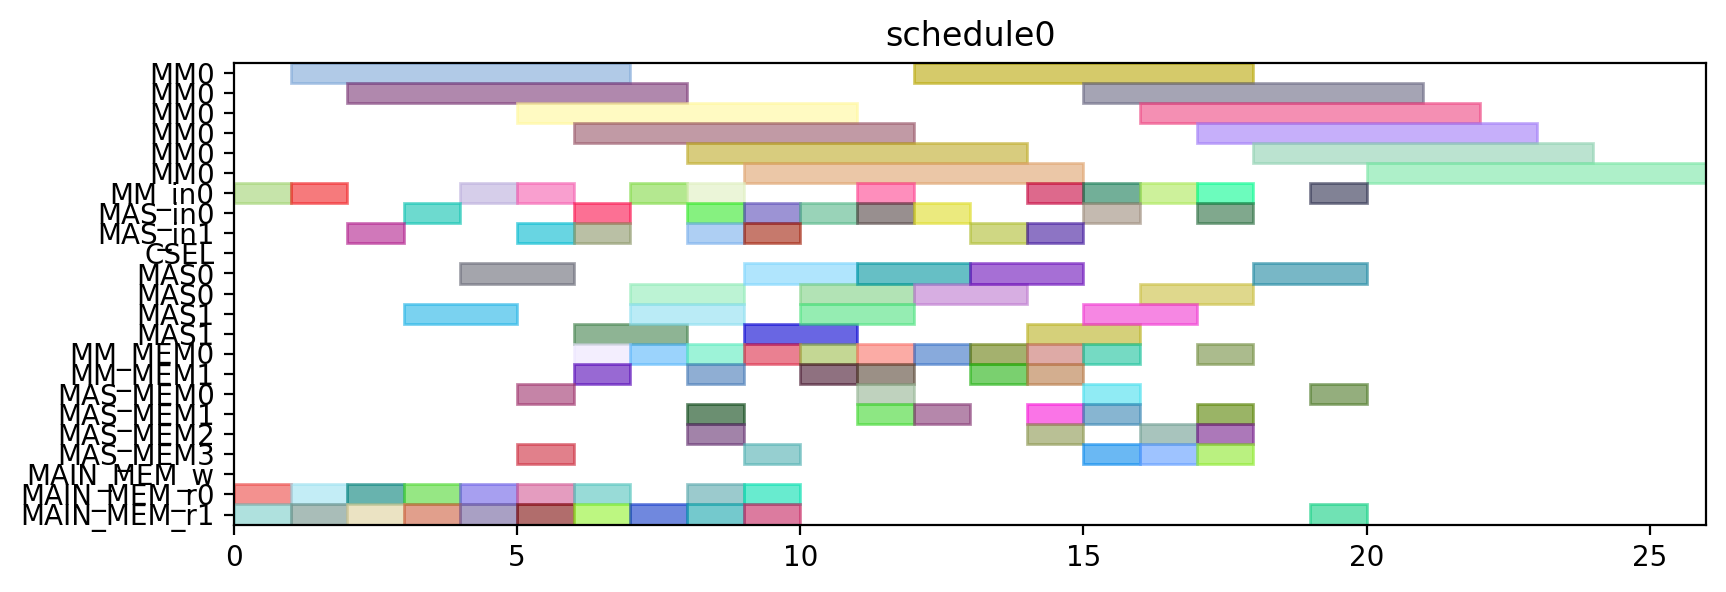

Write the Python code that produced this figure.
from pyschedule import Scenario, solvers, plotters, alt


def solve():
	horizon = 120
	S = Scenario("schedule0", horizon=horizon)

	# resource
	MM = S.Resources('MM', num=1, size=6)
	MM_in = S.Resources('MM_in', num=1)
	MAS_in = S.Resources('MAS_in', num=2)
	CSEL = S.Resource('CSEL')
	MAS = S.Resources('MAS', num=2, size=2, periods=range(1, horizon))
	MM_MEM = S.Resources('MM_MEM', num=2)
	MAS_MEM = S.Resources('MAS_MEM', num=4)
	MAIN_MEM_w = S.Resource('MAIN_MEM_w', size=1)
	MAIN_MEM_r = S.Resources('MAIN_MEM_r', num=2)

	# result of previous scheduling

	# new tasks
	t0 = S.Task('t0', length=6, delay_cost=1)
	t0 += alt(MM)
	t0_in = S.Task('t0_in', length=1, delay_cost=1)
	t0_in += alt(MM_in)
	S += t0_in*MM_in[0]<=t0*MM[0]
	t0_mem0 = S.Task('t0_mem0', length=1, delay_cost=1)
	t0_mem0 += MAIN_MEM_r[0]
	S += t0_mem0 <= t0

	t0_mem1 = S.Task('t0_mem1', length=1, delay_cost=1)
	t0_mem1 += MAIN_MEM_r[1]
	S += t0_mem1 <= t0

	t1 = S.Task('t1', length=6, delay_cost=1)
	t1 += alt(MM)
	t1_in = S.Task('t1_in', length=1, delay_cost=1)
	t1_in += alt(MM_in)
	S += t1_in*MM_in[0]<=t1*MM[0]
	t1_mem0 = S.Task('t1_mem0', length=1, delay_cost=1)
	t1_mem0 += MAIN_MEM_r[0]
	S += t1_mem0 <= t1

	t1_mem1 = S.Task('t1_mem1', length=1, delay_cost=1)
	t1_mem1 += MAIN_MEM_r[1]
	S += t1_mem1 <= t1

	t2 = S.Task('t2', length=6, delay_cost=1)
	t2 += alt(MM)
	t2_in = S.Task('t2_in', length=1, delay_cost=1)
	t2_in += alt(MM_in)
	S += t2_in*MM_in[0]<=t2*MM[0]
	t2_mem0 = S.Task('t2_mem0', length=1, delay_cost=1)
	t2_mem0 += MAIN_MEM_r[0]
	S += t2_mem0 <= t2

	t2_mem1 = S.Task('t2_mem1', length=1, delay_cost=1)
	t2_mem1 += MAIN_MEM_r[1]
	S += t2_mem1 <= t2

	t3 = S.Task('t3', length=2, delay_cost=1)
	t3 += alt(MAS)
	t3_in = S.Task('t3_in', length=1, delay_cost=1)
	t3_in += alt(MAS_in)
	S += t3_in*MAS_in[0]<=t3*MAS[0]

	S += t3_in*MAS_in[1]<=t3*MAS[1]

	t3_mem0 = S.Task('t3_mem0', length=1, delay_cost=1)
	t3_mem0 += MAIN_MEM_r[0]
	S += t3_mem0 <= t3

	t3_mem1 = S.Task('t3_mem1', length=1, delay_cost=1)
	t3_mem1 += MAIN_MEM_r[1]
	S += t3_mem1 <= t3

	t4 = S.Task('t4', length=2, delay_cost=1)
	t4 += alt(MAS)
	t4_in = S.Task('t4_in', length=1, delay_cost=1)
	t4_in += alt(MAS_in)
	S += t4_in*MAS_in[0]<=t4*MAS[0]

	S += t4_in*MAS_in[1]<=t4*MAS[1]

	t4_mem0 = S.Task('t4_mem0', length=1, delay_cost=1)
	t4_mem0 += MAIN_MEM_r[0]
	S += t4_mem0 <= t4

	t4_mem1 = S.Task('t4_mem1', length=1, delay_cost=1)
	t4_mem1 += MAIN_MEM_r[1]
	S += t4_mem1 <= t4

	t8 = S.Task('t8', length=2, delay_cost=1)
	t8 += alt(MAS)
	t8_in = S.Task('t8_in', length=1, delay_cost=1)
	t8_in += alt(MAS_in)
	S += t8_in*MAS_in[0]<=t8*MAS[0]

	S += t8_in*MAS_in[1]<=t8*MAS[1]

	t8_mem0 = S.Task('t8_mem0', length=1, delay_cost=1)
	t8_mem0 += MAIN_MEM_r[0]
	S += t8_mem0 <= t8

	t8_mem1 = S.Task('t8_mem1', length=1, delay_cost=1)
	t8_mem1 += MAIN_MEM_r[1]
	S += t8_mem1 <= t8

	t9 = S.Task('t9', length=2, delay_cost=1)
	t9 += alt(MAS)
	t9_in = S.Task('t9_in', length=1, delay_cost=1)
	t9_in += alt(MAS_in)
	S += t9_in*MAS_in[0]<=t9*MAS[0]

	S += t9_in*MAS_in[1]<=t9*MAS[1]

	t9_mem0 = S.Task('t9_mem0', length=1, delay_cost=1)
	t9_mem0 += MAIN_MEM_r[0]
	S += t9_mem0 <= t9

	t9_mem1 = S.Task('t9_mem1', length=1, delay_cost=1)
	t9_mem1 += MAIN_MEM_r[1]
	S += t9_mem1 <= t9

	t13 = S.Task('t13', length=2, delay_cost=1)
	t13 += alt(MAS)
	t13_in = S.Task('t13_in', length=1, delay_cost=1)
	t13_in += alt(MAS_in)
	S += t13_in*MAS_in[0]<=t13*MAS[0]

	S += t13_in*MAS_in[1]<=t13*MAS[1]

	t13_mem0 = S.Task('t13_mem0', length=1, delay_cost=1)
	t13_mem0 += MAIN_MEM_r[0]
	S += t13_mem0 <= t13

	t13_mem1 = S.Task('t13_mem1', length=1, delay_cost=1)
	t13_mem1 += MAIN_MEM_r[1]
	S += t13_mem1 <= t13

	t14 = S.Task('t14', length=2, delay_cost=1)
	t14 += alt(MAS)
	t14_in = S.Task('t14_in', length=1, delay_cost=1)
	t14_in += alt(MAS_in)
	S += t14_in*MAS_in[0]<=t14*MAS[0]

	S += t14_in*MAS_in[1]<=t14*MAS[1]

	t14_mem0 = S.Task('t14_mem0', length=1, delay_cost=1)
	t14_mem0 += MAIN_MEM_r[0]
	S += t14_mem0 <= t14

	t14_mem1 = S.Task('t14_mem1', length=1, delay_cost=1)
	t14_mem1 += MAIN_MEM_r[1]
	S += t14_mem1 <= t14

	t5 = S.Task('t5', length=6, delay_cost=1)
	t5 += alt(MM)
	t5_in = S.Task('t5_in', length=1, delay_cost=1)
	t5_in += alt(MM_in)
	S += t5_in*MM_in[0]<=t5*MM[0]
	t5_mem0 = S.Task('t5_mem0', length=1, delay_cost=1)
	t5_mem0 += alt(MAS_MEM)
	S += (t3*MAS[0])-1 < t5_mem0*MAS_MEM[0]
	S += (t3*MAS[1])-1 < t5_mem0*MAS_MEM[2]
	S += t5_mem0 <= t5

	t5_mem1 = S.Task('t5_mem1', length=1, delay_cost=1)
	t5_mem1 += alt(MAS_MEM)
	S += (t4*MAS[0])-1 < t5_mem1*MAS_MEM[1]
	S += (t4*MAS[1])-1 < t5_mem1*MAS_MEM[3]
	S += t5_mem1 <= t5

	t6 = S.Task('t6', length=2, delay_cost=1)
	t6 += alt(MAS)
	t6_in = S.Task('t6_in', length=1, delay_cost=1)
	t6_in += alt(MAS_in)
	S += t6_in*MAS_in[0]<=t6*MAS[0]

	S += t6_in*MAS_in[1]<=t6*MAS[1]

	t6_mem0 = S.Task('t6_mem0', length=1, delay_cost=1)
	t6_mem0 += alt(MM_MEM)
	S += (t0*MM[0])-1 < t6_mem0*MM_MEM[0]
	S += t6_mem0 <= t6

	t6_mem1 = S.Task('t6_mem1', length=1, delay_cost=1)
	t6_mem1 += alt(MM_MEM)
	S += (t1*MM[0])-1 < t6_mem1*MM_MEM[1]
	S += t6_mem1 <= t6

	t10 = S.Task('t10', length=6, delay_cost=1)
	t10 += alt(MM)
	t10_in = S.Task('t10_in', length=1, delay_cost=1)
	t10_in += alt(MM_in)
	S += t10_in*MM_in[0]<=t10*MM[0]
	t10_mem0 = S.Task('t10_mem0', length=1, delay_cost=1)
	t10_mem0 += alt(MAS_MEM)
	S += (t8*MAS[0])-1 < t10_mem0*MAS_MEM[0]
	S += (t8*MAS[1])-1 < t10_mem0*MAS_MEM[2]
	S += t10_mem0 <= t10

	t10_mem1 = S.Task('t10_mem1', length=1, delay_cost=1)
	t10_mem1 += alt(MAS_MEM)
	S += (t9*MAS[0])-1 < t10_mem1*MAS_MEM[1]
	S += (t9*MAS[1])-1 < t10_mem1*MAS_MEM[3]
	S += t10_mem1 <= t10

	t11 = S.Task('t11', length=2, delay_cost=1)
	t11 += alt(MAS)
	t11_in = S.Task('t11_in', length=1, delay_cost=1)
	t11_in += alt(MAS_in)
	S += t11_in*MAS_in[0]<=t11*MAS[0]

	S += t11_in*MAS_in[1]<=t11*MAS[1]

	t11_mem0 = S.Task('t11_mem0', length=1, delay_cost=1)
	t11_mem0 += alt(MM_MEM)
	S += (t1*MM[0])-1 < t11_mem0*MM_MEM[0]
	S += t11_mem0 <= t11

	t11_mem1 = S.Task('t11_mem1', length=1, delay_cost=1)
	t11_mem1 += alt(MM_MEM)
	S += (t2*MM[0])-1 < t11_mem1*MM_MEM[1]
	S += t11_mem1 <= t11

	t15 = S.Task('t15', length=6, delay_cost=1)
	t15 += alt(MM)
	t15_in = S.Task('t15_in', length=1, delay_cost=1)
	t15_in += alt(MM_in)
	S += t15_in*MM_in[0]<=t15*MM[0]
	t15_mem0 = S.Task('t15_mem0', length=1, delay_cost=1)
	t15_mem0 += alt(MAS_MEM)
	S += (t13*MAS[0])-1 < t15_mem0*MAS_MEM[0]
	S += (t13*MAS[1])-1 < t15_mem0*MAS_MEM[2]
	S += t15_mem0 <= t15

	t15_mem1 = S.Task('t15_mem1', length=1, delay_cost=1)
	t15_mem1 += alt(MAS_MEM)
	S += (t14*MAS[0])-1 < t15_mem1*MAS_MEM[1]
	S += (t14*MAS[1])-1 < t15_mem1*MAS_MEM[3]
	S += t15_mem1 <= t15

	t16 = S.Task('t16', length=2, delay_cost=1)
	t16 += alt(MAS)
	t16_in = S.Task('t16_in', length=1, delay_cost=1)
	t16_in += alt(MAS_in)
	S += t16_in*MAS_in[0]<=t16*MAS[0]

	S += t16_in*MAS_in[1]<=t16*MAS[1]

	t16_mem0 = S.Task('t16_mem0', length=1, delay_cost=1)
	t16_mem0 += alt(MM_MEM)
	S += (t0*MM[0])-1 < t16_mem0*MM_MEM[0]
	S += t16_mem0 <= t16

	t16_mem1 = S.Task('t16_mem1', length=1, delay_cost=1)
	t16_mem1 += alt(MM_MEM)
	S += (t2*MM[0])-1 < t16_mem1*MM_MEM[1]
	S += t16_mem1 <= t16

	t18 = S.Task('t18', length=2, delay_cost=1)
	t18 += alt(MAS)
	t18_in = S.Task('t18_in', length=1, delay_cost=1)
	t18_in += alt(MAS_in)
	S += t18_in*MAS_in[0]<=t18*MAS[0]

	S += t18_in*MAS_in[1]<=t18*MAS[1]

	t18_mem0 = S.Task('t18_mem0', length=1, delay_cost=1)
	t18_mem0 += alt(MM_MEM)
	S += (t0*MM[0])-1 < t18_mem0*MM_MEM[0]
	S += t18_mem0 <= t18

	t18_mem1 = S.Task('t18_mem1', length=1, delay_cost=1)
	t18_mem1 += alt(MM_MEM)
	S += (t0*MM[0])-1 < t18_mem1*MM_MEM[1]
	S += t18_mem1 <= t18

	t20 = S.Task('t20', length=6, delay_cost=1)
	t20 += alt(MM)
	t20_in = S.Task('t20_in', length=1, delay_cost=1)
	t20_in += alt(MM_in)
	S += t20_in*MM_in[0]<=t20*MM[0]
	t20_mem0 = S.Task('t20_mem0', length=1, delay_cost=1)
	t20_mem0 += alt(MM_MEM)
	S += (t2*MM[0])-1 < t20_mem0*MM_MEM[0]
	S += t20_mem0 <= t20

	t20_mem1 = S.Task('t20_mem1', length=1, delay_cost=1)
	t20_mem1 += MAIN_MEM_r[1]
	S += t20_mem1 <= t20

	t7 = S.Task('t7', length=2, delay_cost=1)
	t7 += alt(MAS)
	t7_in = S.Task('t7_in', length=1, delay_cost=1)
	t7_in += alt(MAS_in)
	S += t7_in*MAS_in[0]<=t7*MAS[0]

	S += t7_in*MAS_in[1]<=t7*MAS[1]

	t7_mem0 = S.Task('t7_mem0', length=1, delay_cost=1)
	t7_mem0 += alt(MM_MEM)
	S += (t5*MM[0])-1 < t7_mem0*MM_MEM[0]
	S += t7_mem0 <= t7

	t7_mem1 = S.Task('t7_mem1', length=1, delay_cost=1)
	t7_mem1 += alt(MAS_MEM)
	S += (t6*MAS[0])-1 < t7_mem1*MAS_MEM[1]
	S += (t6*MAS[1])-1 < t7_mem1*MAS_MEM[3]
	S += t7_mem1 <= t7

	t12 = S.Task('t12', length=2, delay_cost=1)
	t12 += alt(MAS)
	t12_in = S.Task('t12_in', length=1, delay_cost=1)
	t12_in += alt(MAS_in)
	S += t12_in*MAS_in[0]<=t12*MAS[0]

	S += t12_in*MAS_in[1]<=t12*MAS[1]

	t12_mem0 = S.Task('t12_mem0', length=1, delay_cost=1)
	t12_mem0 += alt(MM_MEM)
	S += (t10*MM[0])-1 < t12_mem0*MM_MEM[0]
	S += t12_mem0 <= t12

	t12_mem1 = S.Task('t12_mem1', length=1, delay_cost=1)
	t12_mem1 += alt(MAS_MEM)
	S += (t11*MAS[0])-1 < t12_mem1*MAS_MEM[1]
	S += (t11*MAS[1])-1 < t12_mem1*MAS_MEM[3]
	S += t12_mem1 <= t12

	t17 = S.Task('t17', length=2, delay_cost=1)
	t17 += alt(MAS)
	t17_in = S.Task('t17_in', length=1, delay_cost=1)
	t17_in += alt(MAS_in)
	S += t17_in*MAS_in[0]<=t17*MAS[0]

	S += t17_in*MAS_in[1]<=t17*MAS[1]

	t17_mem0 = S.Task('t17_mem0', length=1, delay_cost=1)
	t17_mem0 += alt(MM_MEM)
	S += (t15*MM[0])-1 < t17_mem0*MM_MEM[0]
	S += t17_mem0 <= t17

	t17_mem1 = S.Task('t17_mem1', length=1, delay_cost=1)
	t17_mem1 += alt(MAS_MEM)
	S += (t16*MAS[0])-1 < t17_mem1*MAS_MEM[1]
	S += (t16*MAS[1])-1 < t17_mem1*MAS_MEM[3]
	S += t17_mem1 <= t17

	t19 = S.Task('t19', length=2, delay_cost=1)
	t19 += alt(MAS)
	t19_in = S.Task('t19_in', length=1, delay_cost=1)
	t19_in += alt(MAS_in)
	S += t19_in*MAS_in[0]<=t19*MAS[0]

	S += t19_in*MAS_in[1]<=t19*MAS[1]

	t19_mem0 = S.Task('t19_mem0', length=1, delay_cost=1)
	t19_mem0 += alt(MM_MEM)
	S += (t0*MM[0])-1 < t19_mem0*MM_MEM[0]
	S += t19_mem0 <= t19

	t19_mem1 = S.Task('t19_mem1', length=1, delay_cost=1)
	t19_mem1 += alt(MAS_MEM)
	S += (t18*MAS[0])-1 < t19_mem1*MAS_MEM[1]
	S += (t18*MAS[1])-1 < t19_mem1*MAS_MEM[3]
	S += t19_mem1 <= t19

	t21 = S.Task('t21', length=2, delay_cost=1)
	t21 += alt(MAS)
	t21_in = S.Task('t21_in', length=1, delay_cost=1)
	t21_in += alt(MAS_in)
	S += t21_in*MAS_in[0]<=t21*MAS[0]

	S += t21_in*MAS_in[1]<=t21*MAS[1]

	t21_mem0 = S.Task('t21_mem0', length=1, delay_cost=1)
	t21_mem0 += alt(MM_MEM)
	S += (t1*MM[0])-1 < t21_mem0*MM_MEM[0]
	S += t21_mem0 <= t21

	t21_mem1 = S.Task('t21_mem1', length=1, delay_cost=1)
	t21_mem1 += alt(MM_MEM)
	S += (t20*MM[0])-1 < t21_mem1*MM_MEM[1]
	S += t21_mem1 <= t21

	t22 = S.Task('t22', length=2, delay_cost=1)
	t22 += alt(MAS)
	t22_in = S.Task('t22_in', length=1, delay_cost=1)
	t22_in += alt(MAS_in)
	S += t22_in*MAS_in[0]<=t22*MAS[0]

	S += t22_in*MAS_in[1]<=t22*MAS[1]

	t22_mem0 = S.Task('t22_mem0', length=1, delay_cost=1)
	t22_mem0 += alt(MM_MEM)
	S += (t1*MM[0])-1 < t22_mem0*MM_MEM[0]
	S += t22_mem0 <= t22

	t22_mem1 = S.Task('t22_mem1', length=1, delay_cost=1)
	t22_mem1 += alt(MM_MEM)
	S += (t20*MM[0])-1 < t22_mem1*MM_MEM[1]
	S += t22_mem1 <= t22

	t23 = S.Task('t23', length=6, delay_cost=1)
	t23 += alt(MM)
	t23_in = S.Task('t23_in', length=1, delay_cost=1)
	t23_in += alt(MM_in)
	S += t23_in*MM_in[0]<=t23*MM[0]
	t23_mem0 = S.Task('t23_mem0', length=1, delay_cost=1)
	t23_mem0 += alt(MAS_MEM)
	S += (t17*MAS[0])-1 < t23_mem0*MAS_MEM[0]
	S += (t17*MAS[1])-1 < t23_mem0*MAS_MEM[2]
	S += t23_mem0 <= t23

	t23_mem1 = S.Task('t23_mem1', length=1, delay_cost=1)
	t23_mem1 += MAIN_MEM_r[1]
	S += t23_mem1 <= t23

	t25 = S.Task('t25', length=6, delay_cost=1)
	t25 += alt(MM)
	t25_in = S.Task('t25_in', length=1, delay_cost=1)
	t25_in += alt(MM_in)
	S += t25_in*MM_in[0]<=t25*MM[0]
	t25_mem0 = S.Task('t25_mem0', length=1, delay_cost=1)
	t25_mem0 += alt(MAS_MEM)
	S += (t7*MAS[0])-1 < t25_mem0*MAS_MEM[0]
	S += (t7*MAS[1])-1 < t25_mem0*MAS_MEM[2]
	S += t25_mem0 <= t25

	t25_mem1 = S.Task('t25_mem1', length=1, delay_cost=1)
	t25_mem1 += alt(MAS_MEM)
	S += (t22*MAS[0])-1 < t25_mem1*MAS_MEM[1]
	S += (t22*MAS[1])-1 < t25_mem1*MAS_MEM[3]
	S += t25_mem1 <= t25

	t27 = S.Task('t27', length=6, delay_cost=1)
	t27 += alt(MM)
	t27_in = S.Task('t27_in', length=1, delay_cost=1)
	t27_in += alt(MM_in)
	S += t27_in*MM_in[0]<=t27*MM[0]
	t27_mem0 = S.Task('t27_mem0', length=1, delay_cost=1)
	t27_mem0 += alt(MAS_MEM)
	S += (t22*MAS[0])-1 < t27_mem0*MAS_MEM[0]
	S += (t22*MAS[1])-1 < t27_mem0*MAS_MEM[2]
	S += t27_mem0 <= t27

	t27_mem1 = S.Task('t27_mem1', length=1, delay_cost=1)
	t27_mem1 += alt(MAS_MEM)
	S += (t21*MAS[0])-1 < t27_mem1*MAS_MEM[1]
	S += (t21*MAS[1])-1 < t27_mem1*MAS_MEM[3]
	S += t27_mem1 <= t27

	t28 = S.Task('t28', length=6, delay_cost=1)
	t28 += alt(MM)
	t28_in = S.Task('t28_in', length=1, delay_cost=1)
	t28_in += alt(MM_in)
	S += t28_in*MM_in[0]<=t28*MM[0]
	t28_mem0 = S.Task('t28_mem0', length=1, delay_cost=1)
	t28_mem0 += alt(MAS_MEM)
	S += (t19*MAS[0])-1 < t28_mem0*MAS_MEM[0]
	S += (t19*MAS[1])-1 < t28_mem0*MAS_MEM[2]
	S += t28_mem0 <= t28

	t28_mem1 = S.Task('t28_mem1', length=1, delay_cost=1)
	t28_mem1 += alt(MAS_MEM)
	S += (t7*MAS[0])-1 < t28_mem1*MAS_MEM[1]
	S += (t7*MAS[1])-1 < t28_mem1*MAS_MEM[3]
	S += t28_mem1 <= t28

	t29 = S.Task('t29', length=6, delay_cost=1)
	t29 += alt(MM)
	t29_in = S.Task('t29_in', length=1, delay_cost=1)
	t29_in += alt(MM_in)
	S += t29_in*MM_in[0]<=t29*MM[0]
	t29_mem0 = S.Task('t29_mem0', length=1, delay_cost=1)
	t29_mem0 += alt(MAS_MEM)
	S += (t21*MAS[0])-1 < t29_mem0*MAS_MEM[0]
	S += (t21*MAS[1])-1 < t29_mem0*MAS_MEM[2]
	S += t29_mem0 <= t29

	t29_mem1 = S.Task('t29_mem1', length=1, delay_cost=1)
	t29_mem1 += alt(MAS_MEM)
	S += (t12*MAS[0])-1 < t29_mem1*MAS_MEM[1]
	S += (t12*MAS[1])-1 < t29_mem1*MAS_MEM[3]
	S += t29_mem1 <= t29

	solvers.mip.solve(S,msg=1,kind='CPLEX',ratio_gap=1.01)

	solution = [['hoge']*len(S.solution()[1]) for i in range(len(S.solution()))]
	for i in range(len(S.solution())):
		for j in range(len(S.solution()[i])):
			solution[i][j]=str(S.solution()[i][j])
	print(solution)

	cycles = int(solution[-1][3])

	pic_file_name = "/mnt/rose/usr1/fukuda/ABE/multiRAM_multiMAS_16mux/scheduling_result/stage6MM1_stage2MAS2/EP_ADD_A_0/schedule0.png"
	if(S.solution() != []):
		plotters.matplotlib.plot(S,img_filename=pic_file_name, show_task_labels=False, fig_size=(cycles*0.25+3, 3))

	return solution
